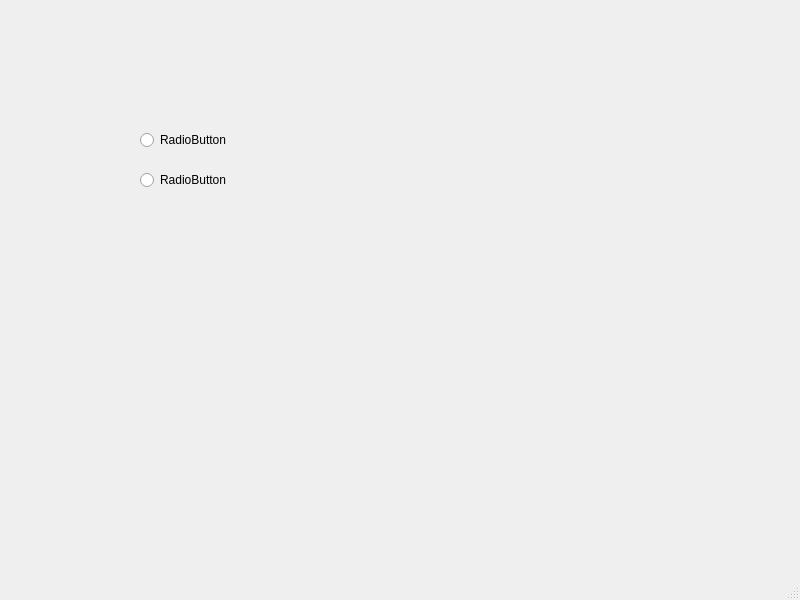
<?xml version="1.0" encoding="UTF-8"?>
<ui version="4.0">
 <class>MainWindow</class>
 <widget class="QMainWindow" name="MainWindow">
  <property name="geometry">
   <rect>
    <x>0</x>
    <y>0</y>
    <width>800</width>
    <height>600</height>
   </rect>
  </property>
  <property name="windowTitle">
   <string>MainWindow</string>
  </property>
  <widget class="QWidget" name="centralwidget">
   <widget class="QRadioButton" name="radioButton">
    <property name="geometry">
     <rect>
      <x>140</x>
      <y>130</y>
      <width>99</width>
      <height>20</height>
     </rect>
    </property>
    <property name="text">
     <string>RadioButton</string>
    </property>
   </widget>
   <widget class="QRadioButton" name="radioButton_2">
    <property name="geometry">
     <rect>
      <x>140</x>
      <y>170</y>
      <width>99</width>
      <height>20</height>
     </rect>
    </property>
    <property name="text">
     <string>RadioButton</string>
    </property>
   </widget>
  </widget>
  <widget class="QMenuBar" name="menubar">
   <property name="geometry">
    <rect>
     <x>0</x>
     <y>0</y>
     <width>800</width>
     <height>37</height>
    </rect>
   </property>
  </widget>
  <widget class="QStatusBar" name="statusbar"/>
 </widget>
 <resources/>
 <connections/>
</ui>
